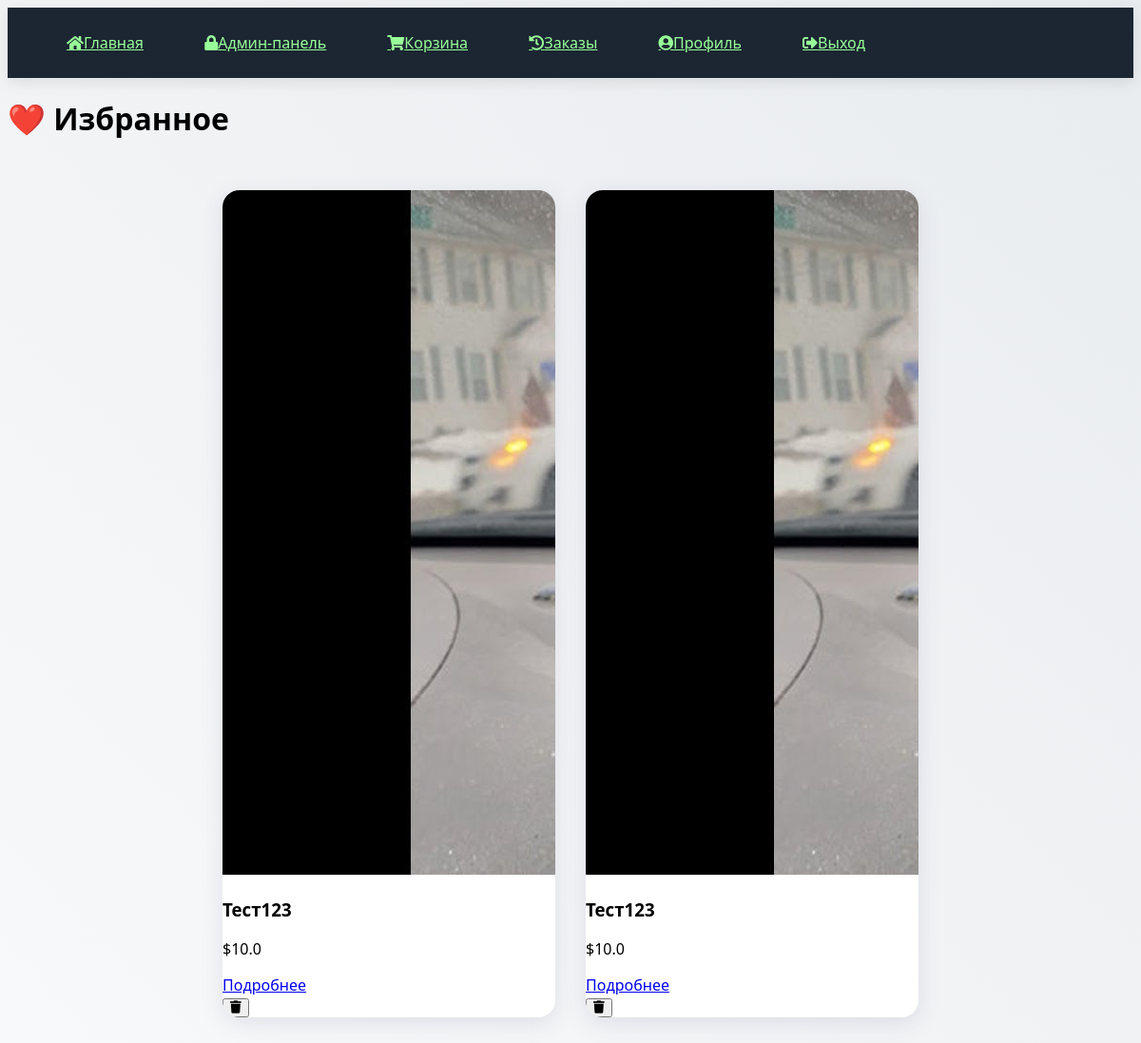
Page /favourites (signed in) on the committed database.
### models.py (models this page shows)
class Product(db.Model):
    id = db.Column(db.Integer, primary_key=True)
    name = db.Column(db.String(100))
    description = db.Column(db.Text)
    price = db.Column(db.Float)
    image = db.Column(db.String(100))

### app.py (the view)
@app.route('/favourites')
@login_required
def favourites():
    favourites = Favourite.query.filter_by(user_id=current_user.id).all()
    products = [Product.query.get(fav.product_id) for fav in favourites]
    return render_template('favourites.html', products=products)

### app.py (called while the page is built)
@login_manager.user_loader
def load_user(user_id):
    return User.query.get(int(user_id))

### templates/favourites.html
{% extends "base.html" %}
{% block content %}
    <div class="container">
        <h1>❤️ Избранное</h1>
        {% if products %}
            <div class="products-grid">
                {% for product in products %}
                    <div class="product-card">
                        <div class="card-header">
                            <img src="{{ url_for('static', filename=product.image) }}"
                                 alt="{{ product.name }}"
                                 class="product-image">
                        </div>
                        <div class="card-body">
                            <h3>{{ product.name }}</h3>
                            <p class="price">${{ product.price }}</p>
                            <div class="product-actions">
                                <a href="{{ url_for('product', id=product.id) }}"
                                   class="btn btn-details">
                                    Подробнее
                                </a>
                                <form action="{{ url_for('remove_from_favourite', product_id=product.id) }}"
                                      method="POST">
                                    <button type="submit" class="btn btn-danger">
                                        <i class="fas fa-trash"></i>
                                    </button>
                                </form>
                            </div>
                        </div>
                    </div>
                {% endfor %}
            </div>
        {% else %}
            <div class="empty-favourites">
                <i class="fas fa-heart-broken fa-3x"></i>
                <p>В избранном пока ничего нет.</p>
            </div>
        {% endif %}
    </div>
{% endblock %}

### static/style.css (style rules this page uses)
:root { --primary: #42314b; --secondary: #00fcfc; --accent: #f87858; --dark: #1b2632; }
body { background: linear-gradient(45deg, #f8f9fa, #e9ecef); font-family: 'Segoe UI', system-ui, -apple-system; }
a, .btn { transition: all 0.3s ease; display: inline-flex; align-items: center; justify-content: center; }
.products-grid { display: flex; flex-wrap: wrap; gap: 32px; padding: 32px 0 0 0; align-items: flex-start; justify-content: center; min-height: 400px; }
.product-card { background: #fff; border-radius: 18px; box-shadow: 0 6px 24px rgba(80,80,120,0.13); display: flex; flex-direction: column; overflow: hidden; transition: box-shadow 0.3s, transform 0.2s; max-width: 350px; min-width: 320px; width: 100%; margin-bottom: 32px; }

### rows in the picture
Product: image (picture), name "Тест123", price "10.0"
